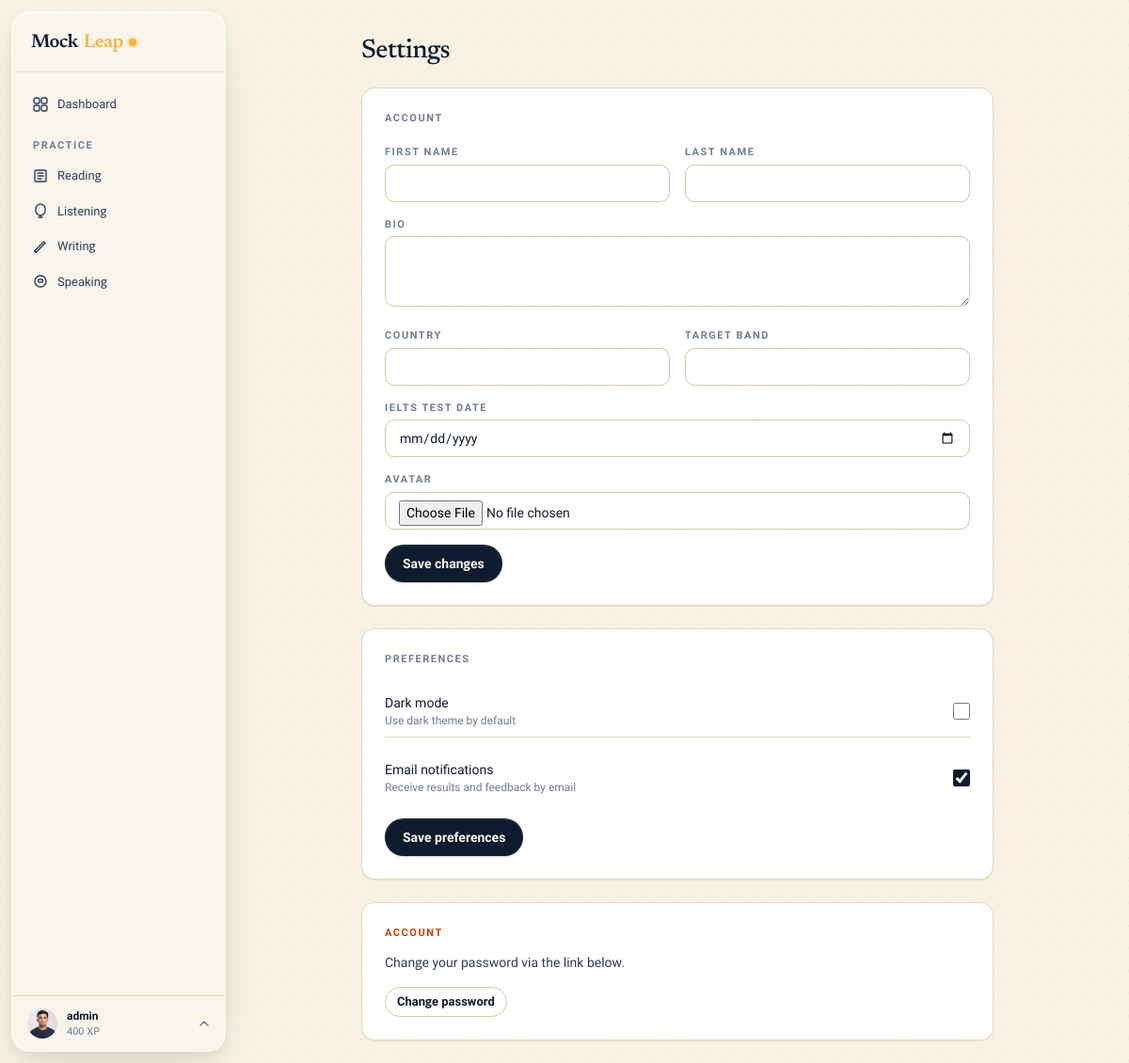
The app's page /profile/settings/ (signed in) with its own data.
### apps/accounts/models.py (models this page shows, shortened)
class User(AbstractUser):
    ROLE_STUDENT = 'student'
    ROLE_TEACHER = 'teacher'
    ROLE_ADMIN = 'admin'
    ROLE_CHOICES = [
        (ROLE_STUDENT, 'Student'),
        (ROLE_TEACHER, 'Teacher'),
        (ROLE_ADMIN, 'Admin'),
    ]
    email = models.EmailField(unique=True)
    role = models.CharField(max_length=10, choices=ROLE_CHOICES, default=ROLE_STUDENT)
    avatar = models.ImageField(upload_to='avatars/', null=True, blank=True)
    bio = models.TextField(blank=True)
    target_band = models.DecimalField(max_digits=3, decimal_places=1, null=True, blank=True)
    test_date = models.DateField(null=True, blank=True)
    country = models.CharField(max_length=100, blank=True)
    timezone = models.CharField(max_length=50, default='UTC')
    dark_mode = models.BooleanField(default=False)
    email_notifications = models.BooleanField(default=True)
    xp = models.PositiveIntegerField(default=0)
    streak_days = models.PositiveIntegerField(default=0)
    last_active = models.DateField(null=True, blank=True)
    created_at = models.DateTimeField(auto_now_add=True)
    USERNAME_FIELD = 'email'
    REQUIRED_FIELDS = ['username']
    class Meta:
        verbose_name = 'User'
        verbose_name_plural = 'Users'

### apps/accounts/views.py (the view, shortened to what this page needs)
# urls.py: path('settings/', views.settings_view, name='settings'),
@login_required
def settings_view(request):
    return render(request, 'accounts/settings.html')

### apps/core/context_processors.py (called while the page is built)
def site_context(request):
    ctx = {
        'brand': getattr(settings, 'MOCKLEAP_BRAND', 'MockLeap'),
        'dark_mode': getattr(request.user, 'dark_mode', False) if request.user.is_authenticated else False,
        'unread_count': 0,
    }
    if request.user.is_authenticated:
        try:
            from apps.notifications.models import Notification
            ctx['unread_count'] = Notification.objects.filter(user=request.user, is_read=False).count()
        except Exception:
            pass
    return ctx

### templates/accounts/settings.html (shortened to what this page needs)
{% extends "layouts/app.html" %}
{% block content %}
<div class="max-w-2xl mx-auto">
  <h1 class="h-display mb-6" style="font-size:28px;">Settings</h1>
  <div class="ml-card p-6 mb-6">
    <div class="t-eyebrow mb-5">Account</div>
    <form method="post" action="{% url 'accounts:settings' %}" enctype="multipart/form-data" class="space-y-4">
      <div class="grid grid-cols-2 gap-4">
        <div>
          <label class="t-eyebrow block mb-1">First name</label>
          <input type="text" name="first_name" class="ml-input" value="{{ user.first_name }}">
        </div>
        <div>
          <label class="t-eyebrow block mb-1">Last name</label>
          <input type="text" name="last_name" class="ml-input" value="{{ user.last_name }}">
        </div>
      </div>
      <div>
        <label class="t-eyebrow block mb-1">Bio</label>
        <textarea name="bio" rows="3" class="ml-input" style="height:auto;padding-top:10px;">{{ user.bio }}</textarea>
      </div>
      <div class="grid grid-cols-2 gap-4">
        <div>
          <label class="t-eyebrow block mb-1">Country</label>
          <input type="text" name="country" class="ml-input" value="{{ user.country }}">
        </div>
        <div>
          <label class="t-eyebrow block mb-1">Target Band</label>
          <input type="number" name="target_band" step="0.5" min="0" max="9" class="ml-input" value="{{ user.target_band|default:'' }}">
        </div>
      </div>
      <div>
        <label class="t-eyebrow block mb-1">IELTS Test Date</label>
        <input type="date" name="test_date" class="ml-input" value="{{ user.test_date|date:'Y-m-d'|default:'' }}">
      </div>
      <div>
        <label class="t-eyebrow block mb-1">Avatar</label>
        <input type="file" name="avatar" accept="image/*" class="ml-input" style="padding-top:8px;">
      </div>
      <button type="submit" class="ml-btn ml-btn-primary">Save changes</button>
    </form>
  </div>
  <div class="ml-card p-6 mb-6">
    <div class="t-eyebrow mb-5">Preferences</div>
    <form method="post" action="{% url 'accounts:settings' %}" class="space-y-4">
      <div class="flex items-center justify-between py-2 border-b" style="border-color:var(--border);">
        <div>
          <div class="text-sm font-medium" style="color:var(--ink);">Dark mode</div>
          <div class="t-meta">Use dark theme by default</div>
        </div>
        <input type="checkbox" name="dark_mode" {% if user.dark_mode %}checked{% endif %} style="accent-color:var(--ink);width:18px;height:18px;">
      </div>
      <div class="flex items-center justify-between py-2">
        <div>
          <div class="text-sm font-medium" style="color:var(--ink);">Email notifications</div>
          <div class="t-meta">Receive results and feedback by email</div>
        </div>
        <input type="checkbox" name="email_notifications" {% if user.email_notifications %}checked{% endif %} style="accent-color:var(--ink);width:18px;height:18px;">
      </div>
      <button type="submit" class="ml-btn ml-btn-primary">Save preferences</button>
    </form>
  </div>
  <div class="ml-card p-6" style="border-color:var(--warn-soft);">
    <div class="t-eyebrow mb-3" style="color:var(--warn);">Account</div>
    <p class="t-body text-sm mb-4">Change your password via the link below.</p>
    <a href="{% url 'account_change_password' %}" class="ml-btn ml-btn-ghost ml-btn-sm">Change password</a>
  </div>
</div>
{% endblock %}

### templates/components/sidebar.html (shortened to what this page needs)
{% load static %}
<aside id="sidebar" class="fixed z-30 w-60 flex flex-col -translate-x-full md:translate-x-0 transition-transform duration-300"
       style="top:12px;bottom:12px;left:12px;width:228px;border-radius:20px;
              background:rgba(250,246,236,0.90);
              backdrop-filter:blur(28px) saturate(180%);
              -webkit-backdrop-filter:blur(28px) saturate(180%);
              border:1px solid rgba(255,255,255,0.72);
              box-shadow:0 1px 0 rgba(255,255,255,.85) inset,
                         0 4px 12px rgba(14,27,46,.06),
                         0 20px 48px -12px rgba(14,27,46,.14);
              overflow:hidden;">
  <div class="h-16 flex items-center px-5 border-b flex-shrink-0" style="border-color:var(--border);">
    {% include "components/brand.html" %}
  </div>
  <nav class="flex-1 overflow-y-auto py-4 px-3 space-y-0.5" role="navigation" aria-label="Sidebar navigation">
    <a href="{% url 'dashboard:home' %}" class="nav-item {% if request.resolver_match.app_name == 'dashboard' %}active{% endif %}">
      Dashboard
    </a>
    <p class="t-eyebrow px-2.5 pt-4 pb-1">Practice</p>
    <a href="{% url 'reading:list' %}" class="nav-item {% if request.resolver_match.app_name == 'reading' %}active{% endif %}">
      <svg width="16" height="16" viewBox="0 0 16 16" fill="none"><path d="M3 2h10a1 1 0 011 1v10a1 1 0 01-1 1H3a1 1 0 01-1-1V3a1 1 0 011-1z" stroke="currentColor" stroke-width="1.4"/><path d="M5 5h6M5 8h6M5 11h4" stroke="currentColor" stroke-width="1.4" stroke-linecap="round"/></svg>
      Reading
    </a>
    <a href="{% url 'listening:list' %}" class="nav-item {% if request.resolver_match.app_name == 'listening' %}active{% endif %}">
      <svg width="16" height="16" viewBox="0 0 16 16" fill="none"><path d="M8 1a5 5 0 015 5v2a5 5 0 01-10 0V6a5 5 0 015-5z" stroke="currentColor" stroke-width="1.4"/><path d="M8 13v2M6 15h4" stroke="currentColor" stroke-width="1.4" stroke-linecap="round"/></svg>
      Listening
    </a>
    <a href="{% url 'writing:list' %}" class="nav-item {% if request.resolver_match.app_name == 'writing' %}active{% endif %}">
      <svg width="16" height="16" viewBox="0 0 16 16" fill="none"><path d="M2 12.5L3.5 14 13 4.5 11.5 3 2 12.5z" stroke="currentColor" stroke-width="1.4" stroke-linejoin="round"/><path d="M2 12.5V14h1.5" stroke="currentColor" stroke-width="1.4" stroke-linecap="round" stroke-linejoin="round"/></svg>
      Writing
    </a>
    <a href="{% url 'speaking:list' %}" class="nav-item {% if request.resolver_match.app_name == 'speaking' %}active{% endif %}">
      <svg width="16" height="16" viewBox="0 0 16 16" fill="none"><circle cx="8" cy="8" r="6" stroke="currentColor" stroke-width="1.4"/><path d="M5.5 7.5c0-.828.672-1.5 1.5-1.5h2a1.5 1.5 0 010 3H7A1.5 1.5 0 015.5 7.5z" stroke="currentColor" stroke-width="1.4"/></svg>
      Speaking
    </a>
  </nav>
  <div class="border-t flex-shrink-0" style="border-color:var(--border);position:relative;" id="ml-profile-zone">
    <button id="ml-profile-btn" type="button" style="
        width:100%;display:flex;align-items:center;gap:10px;
        padding:12px 16px;border:none;cursor:pointer;
        background:transparent;font-family:inherit;
        transition:background .12s;">
      {% if user.avatar %}
        <img src="{{ user.avatar.url }}" alt="" style="width:32px;height:32px;border-radius:50%;object-fit:cover;flex-shrink:0;">
      {% else %}
        <div style="width:32px;height:32px;border-radius:50%;display:flex;align-items:center;justify-content:center;font-size:12px;font-weight:700;flex-shrink:0;background:var(--accent-soft);color:var(--ink);">{{ user.username|first|upper }}</div>
      {% endif %}
      <div style="min-width:0;flex:1;text-align:left;">
        <p style="font-size:12px;font-weight:600;color:var(--ink);white-space:nowrap;overflow:hidden;text-overflow:ellipsis;margin:0;">{{ user.get_full_name|default:user.username }}</p>
        <p style="font-size:11px;color:var(--muted);margin:0;">{{ user.xp }} XP</p>
      </div>
      <svg id="ml-profile-chevron" width="12" height="12" viewBox="0 0 12 12" fill="none" style="color:var(--muted);flex-shrink:0;transition:transform .2s;">
        <path d="M2 8l4-4 4 4" stroke="currentColor" stroke-width="1.5" stroke-linecap="round" stroke-linejoin="round"/>
      </svg>
    </button>
  </div>
</aside>

### static/css/design.css (style rules this page uses)
#sidebar { background: rgba(250, 246, 236, 0.90) !important; backdrop-filter: blur(28px) saturate(180%) !important; -webkit-backdrop-filter: blur(28px) saturate(180%) !important; border: 1px solid rgba(255, 255, 255, 0.72) !important; box-shadow: 0 1px 0 rgba(255,255,255,.85) inset, 0 4px 12px rgba(14,27,46,.06), 0 20px 48px -12px rgba(14,27,46,.14) !important; }
#sidebar .border-b { border-color: rgba(14,27,46,.07) !important; }
.nav-item { font-size: 13px !important; padding: 8px 10px !important; border-radius: 10px !important; font-weight: 500 !important; transition: background .12s !important; }
.ml-card { transition: transform .18s cubic-bezier(.22,.68,0,1.2), box-shadow .18s ease !important; }

### records on screen
User: avatar (picture), get_full_name "admin", xp "400", email_notifications "☑"
